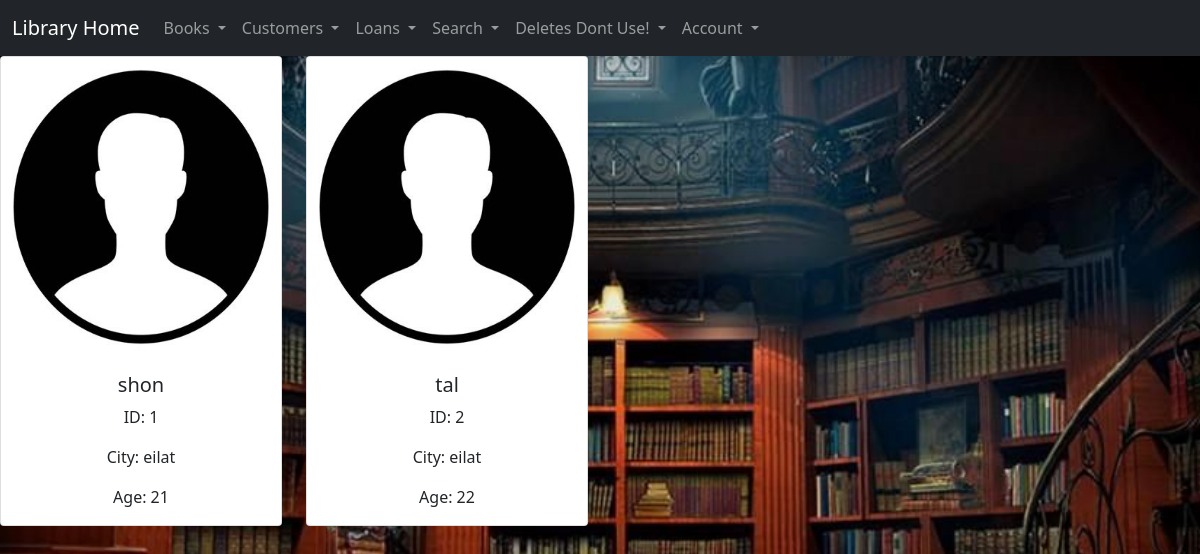
The page /customers (signed in) on the database its author committed.
### modules/customers.py (models this page shows, shortened)
class Customer(Base):
    __tablename__='customers'
    id = Column(Integer , primary_key=True)
    name = Column(String)
    city = Column(String)
    age = Column(Integer)

### app.py (the view)
@app.route('/customers')
@login_required
def show_customers():
    show_customers = session.query(customers.Customer).all()
    session.close()
    return render_template('customers.html', show_customers = show_customers)

### app.py (called while the page is built)
@login_manager.user_loader
def load_user(user_id):
    user_id=session.query(User).filter(User.id==user_id).first()
    session.close()
    return user_id

### templates/customers.html (shortened to what this page needs)
{% extends "layout.html" %}
    {%block content %}
        <center><div class="row row-cols-1 row-cols-md-4 g-4">
        {{msg}} {% for customer in show_customers %}
        <div class="col">
            <div class="card">
                <img src="{{ url_for('static',filename='profile.jpg') }}" class="card-img-top" alt="..." width="200" height="300"/>
                <div class="card-body">
                    <h5 class="card-title">{{ customer.name }}</h5>
                    <p class="card-text">ID: {{ customer.id}} </p>
                    <p class="card-text">City: {{ customer.city}} </p>
                    <p class="card-text">Age: {{ customer.age }}</p>
                </div>
            </div>
        </div>
        {% endfor %}
    </div></center>
    {% endblock %}

### templates/layout.html (style rules this page uses)
body { background-image: url('/static/library.jpg'); background-repeat: no-repeat; background-attachment: fixed; background-size: 100% 100%; }

### rows shown on the page
Customer: name "shon", id "1", city "eilat", age "21"
Customer: name "tal", id "2", city "eilat", age "22"
